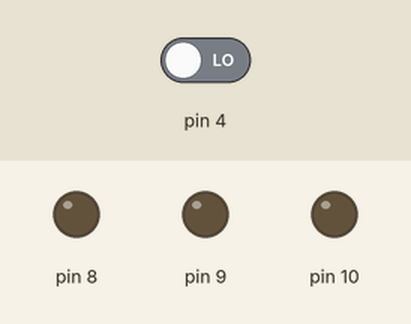
A sketch run on a simulated Arduino Uno, built with avr-gcc and run on an emulated ATmega328P. Parts: output pins drawn as LEDs (lit = HIGH). The test bench sets the inputs (shaded band); at power-on: pin 4 LOW.

Above: at 1.2 s.
1.3 s: pin 4 driven HIGH
At 1.6 s:
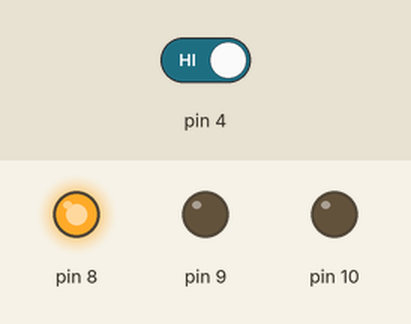
At 2.7 s:
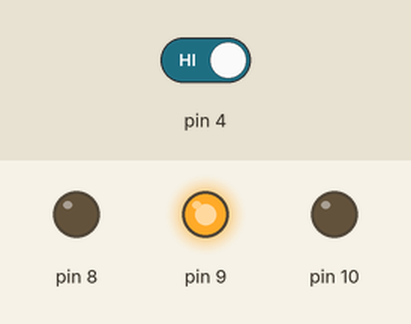
4.3 s: pin 4 driven LOW
At 5.3 s:
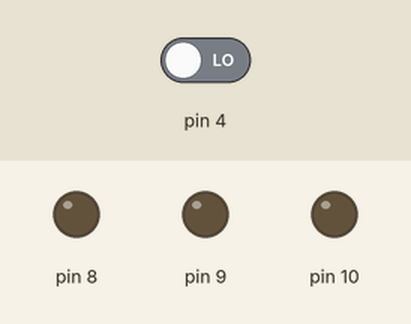
Timing chart, 0 to 7.3 s (numbered marks = the images above; inputs shaded):
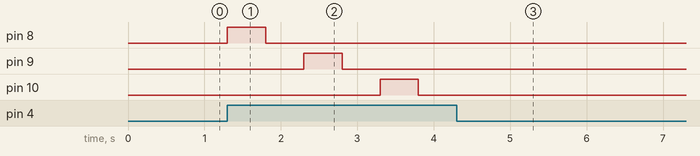

The sketch:

BlinkRGBLED.ino
```cpp
void setup() {
  // put your setup code here, to run once:
pinMode(8, OUTPUT);
pinMode(9, OUTPUT);
pinMode(10, OUTPUT);
pinMode(4, INPUT);
}

void loop() {
  // put your main code here, to run repeatedly:
if(digitalRead(4) == HIGH){
  //Red
digitalWrite(8, HIGH);
delay(500);
digitalWrite(8, LOW);
delay(500);

//Green
digitalWrite(9, HIGH);
delay(500);
digitalWrite(9, LOW);
delay(500);

//Blue
digitalWrite(10, HIGH);
delay(500);
digitalWrite(10, LOW);
delay(500);
}
}
```

Measured:
- after the input at 1.3 s, pin 8: LOW → HIGH at once, → LOW 0.50 s later; pin 9: LOW → HIGH after 1.0 s, → LOW 0.50 s later; pin 10: LOW → HIGH after 2.0 s, → LOW 0.50 s later
- after the input at 4.3 s, pin 8–10: stops changing and stays LOW
